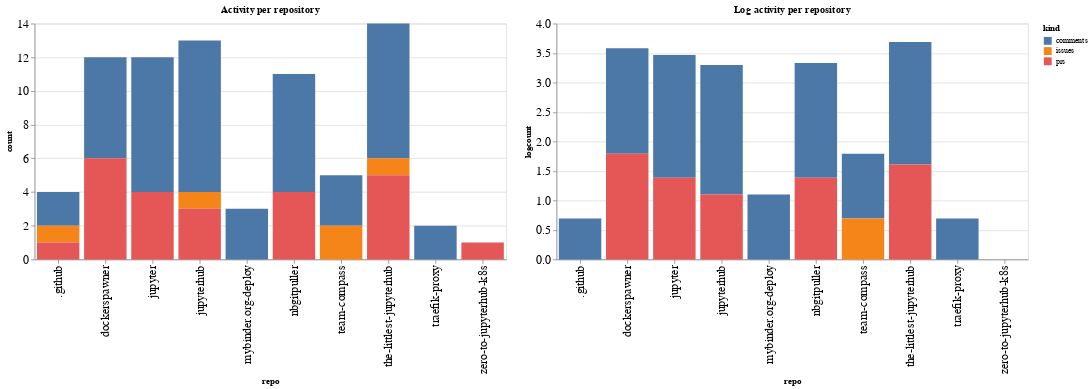

This figure's notebook cell:
### Code cell
ch1 = alt.Chart(repo_summaries, width=600, title="Activity per repository").mark_bar().encode(
    x='repo',
    y='count',
    color='kind',
    tooltip="kind"
)

ch2 = alt.Chart(repo_summaries, width=600, title="Log activity per repository").mark_bar().encode(
    x='repo',
    y='logcount',
    color='kind',
    tooltip="kind"
)

ch1 | ch2

### Figure 1 — Vega-Lite specification as saved in the notebook (floating-point values rounded to 4 significant figures)
{"config": {"axisLeft": {"labelFontSize": 15}, "axisBottom": {"labelFontSize": 15}}, "hconcat": [{"mark": "bar", "encoding": {"color": {"type": "nominal", "field": "kind"}, "tooltip": {"type": "nominal", "field": "kind"}, "x": {"type": "nominal", "field": "repo"}, "y": {"type": "quantitative", "field": "count"}}, "title": "Activity per repository", "width": 600}, {"mark": "bar", "encoding": {"color": {"type": "nominal", "field": "kind"}, "tooltip": {"type": "nominal", "field": "kind"}, "x": {"type": "nominal", "field": "repo"}, "y": {"type": "quantitative", "field": "logcount"}}, "title": "Log activity per repository", "width": 600}], "data": {"name": "data-d5d0b492e13c20a03783d266a006b09b"}, "$schema": "https://vega.github.io/schema/vega-lite/v4.8.1.json", "datasets": {"data-d5d0b492e13c20a03783d266a006b09b": [{"repo": ".github", "kind": "comments", "count": 2, "logcount": 0.6931}, {"repo": ".github", "kind": "issues", "count": 1, "logcount": 0.0}, {"repo": ".github", "kind": "prs", "count": 1, "logcount": 0.0}, {"repo": "dockerspawner", "kind": "comments", "count": 6, "logcount": 1.792}, {"repo": "dockerspawner", "kind": "prs", "count": 6, "logcount": 1.792}, {"repo": "jupyter", "kind": "comments", "count": 8, "logcount": 2.079}, {"repo": "jupyter", "kind": "prs", "count": 4, "logcount": 1.386}, {"repo": "jupyterhub", "kind": "comments", "count": 9, "logcount": 2.197}, {"repo": "jupyterhub", "kind": "issues", "count": 1, "logcount": 0.0}, {"repo": "jupyterhub", "kind": "prs", "count": 3, "logcount": 1.099}, {"repo": "mybinder.org-deploy", "kind": "comments", "count": 3, "logcount": 1.099}, {"repo": "nbgitpuller", "kind": "comments", "count": 7, "logcount": 1.946}, {"repo": "nbgitpuller", "kind": "prs", "count": 4, "logcount": 1.386}, {"repo": "team-compass", "kind": "comments", "count": 3, "logcount": 1.099}, {"repo": "team-compass", "kind": "issues", "count": 2, "logcount": 0.6931}, {"repo": "the-littlest-jupyterhub", "kind": "comments", "count": 8, "logcount": 2.079}, {"repo": "the-littlest-jupyterhub", "kind": "issues", "count": 1, "logcount": 0.0}, {"repo": "the-littlest-jupyterhub", "kind": "prs", "count": 5, "logcount": 1.609}, {"repo": "traefik-proxy", "kind": "comments", "count": 2, "logcount": 0.6931}, {"repo": "zero-to-jupyterhub-k8s", "kind": "prs", "count": 1, "logcount": 0.0}]}}
